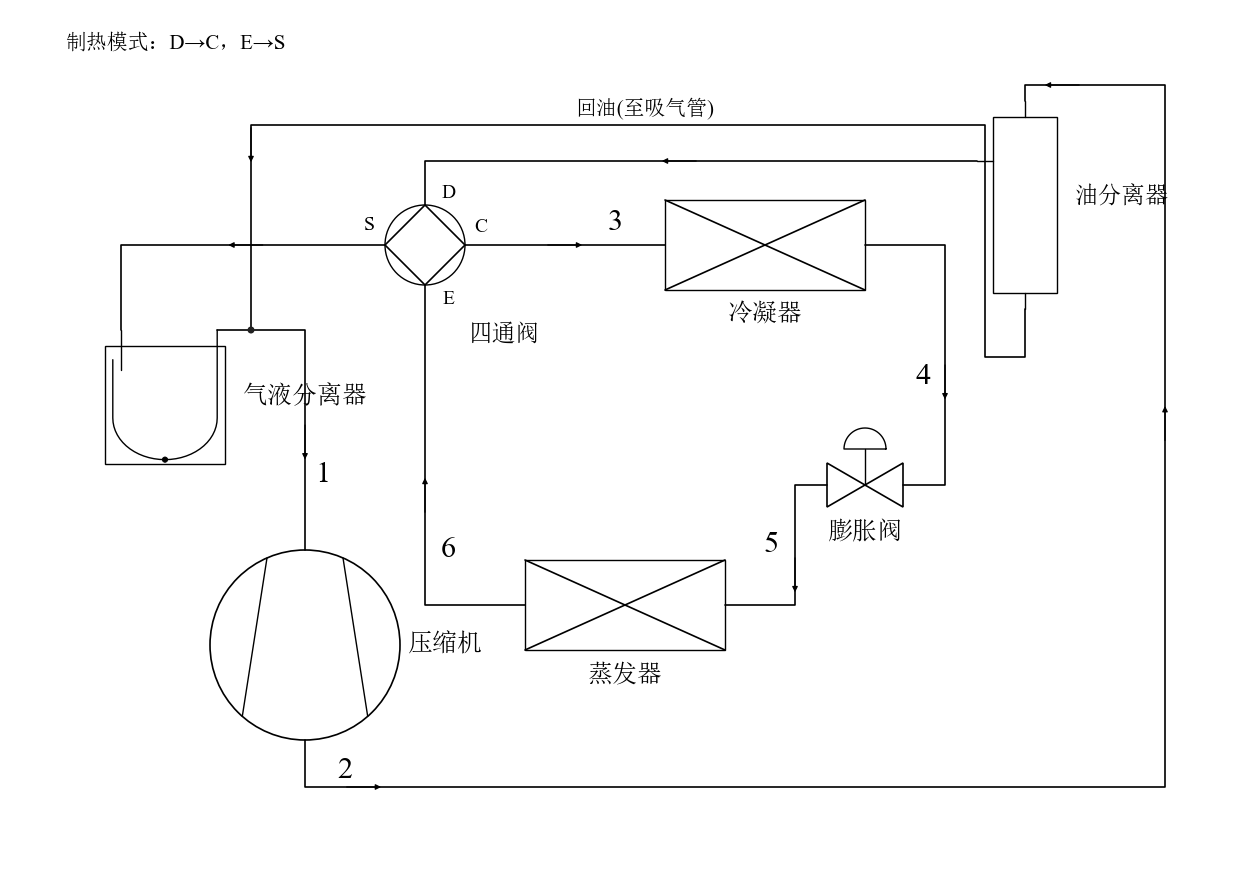

This figure's Python source:
# -*- coding: utf-8 -*-
"""示例:热泵(制热模式)循环 —— 压缩机-油分-四通阀-冷凝器-膨胀阀-蒸发器-气液分离器。

流程(状态点 1~6):
  压缩机排气(2) → 油分离器(分离油滴,回油引至吸气管) → 四通阀 D
  → C → 冷凝器(3→4) → 膨胀阀 → 蒸发器(5) → 四通阀 E
  → S → 气液分离器(U 形管液封,防液击) → 压缩机吸气(1)。
四通阀口别字母手工标注在接管侧(部件自动标注会压在管上);
部件全部来自 cycleplot.parts,压缩机为圆形符号(顶部吸气/底部排气)。
"""
import os
import sys

sys.path.insert(0, os.path.dirname(os.path.dirname(os.path.abspath(__file__))))

from matplotlib.patches import Circle

from cycleplot import Diagram, use_font
from cycleplot.parts import (bowtie_valve_dome, compressor, four_way_round,
                             make_heat_exchanger, oil_separator,
                             separator_utube)

use_font()

d = Diagram(width=1240, height=880)

# ===================== 部件 =====================
# 压缩机:圆形符号(顶部吸气、底部排气,排气自下方绕行右侧进油分)
comp = d.add(compressor, "压缩机", loc=(300, 640), label_offset=(140, 0))
oil = d.add(oil_separator, "油分离器", loc=(1020, 200))
fw = d.add(four_way_round, "", loc=(420, 240), mark=False)  # 口别字母手标
cond = d.add(make_heat_exchanger(200, 90, shape="rect_x"),
             "冷凝器", loc=(760, 240))
tev = d.add(bowtie_valve_dome, "膨胀阀", loc=(860, 480))
evap = d.add(make_heat_exchanger(200, 90, shape="rect_x"),
             "蒸发器", loc=(620, 600))
sep = d.add(separator_utube, "气液分离器", loc=(160, 400))

d.text(464, 330, "四通阀", ha="left", size=17)
for s, x, y in (("D", 444, 188), ("C", 476, 222), ("E", 444, 294),
                ("S", 364, 220)):
    d.text(x, y, s, size=14)
d.text(60, 40, "制热模式：D→C，E→S", ha="left", size=15)

# ===================== 管路 =====================
# 排气:压缩机底部出 → 底部绕行右侧 → 上行进油分顶部
d.pipe(comp["discharge"], oil["top"],
       via=[(300, 782), (1160, 782), (1160, 80), (1020, 80)],
       head_at=(0.06, 0.72, 0.97))
# 油分干气出口 → 四通阀 D(顶部进)
d.pipe(oil["left"], fw["exhaust"], via=[(420, 156)], head_at=(0.5,))
# 四通阀 C → 冷凝器
d.pipe(fw["condenser"], cond["left"], head_at=(0.5,))
# 冷凝器 → 膨胀阀(东口进)
d.pipe(cond["right"], tev["in"], via=[(940, 240)], head_at=(0.6,))
# 膨胀阀 → 蒸发器
d.pipe(tev["out"], evap["right"], via=[(790, 480)], head_at=(0.55,))
# 蒸发器 → 四通阀 E(底部进)
d.pipe(evap["left"], fw["evaporator"], via=[(420, 600)], head_at=(0.5,))
# 四通阀 S → 气液分离器进气
d.pipe(fw["suction"], sep["in"], via=[(116, 240)], head_at=(0.4,))
# 气液分离器出气 → 压缩机吸气(顶部)
d.pipe(sep["out"], comp["suction"], via=[(300, 325)], head_at=(0.65,))
# 油分回油 → 引至回气管(气液分离器→压缩机吸气段),T 型三通接入;
# 出油分先下行,左折回贴油分左侧窄缝(x=980,恰在 D 管端口外)上行,
# 高位左行横穿全场后,于回气管上方垂直下落接入,全程不穿任何部件
d.pipe(oil["bottom"], (246, 325),
       via=[(1020, 352), (980, 352), (980, 120), (246, 120)],
       head_at=(0.85,))
d.text(640, 104, "回油(至吸气管)", ha="center", size=15)
d.ax.add_patch(Circle((246, 325), 3.5, facecolor="#222222",
                      edgecolor="none", zorder=6))

# ===================== 状态点 =====================
for s, x, y in (("1", 318, 470), ("2", 340, 766), ("3", 610, 218),
                ("4", 918, 372), ("5", 766, 540), ("6", 443, 545)):
    d.text(x, y, s, size=22)

out = os.path.join(os.path.dirname(os.path.abspath(__file__)),
                   "heat_pump_cycle.png")
d.save(out)
print("已生成:", out)
